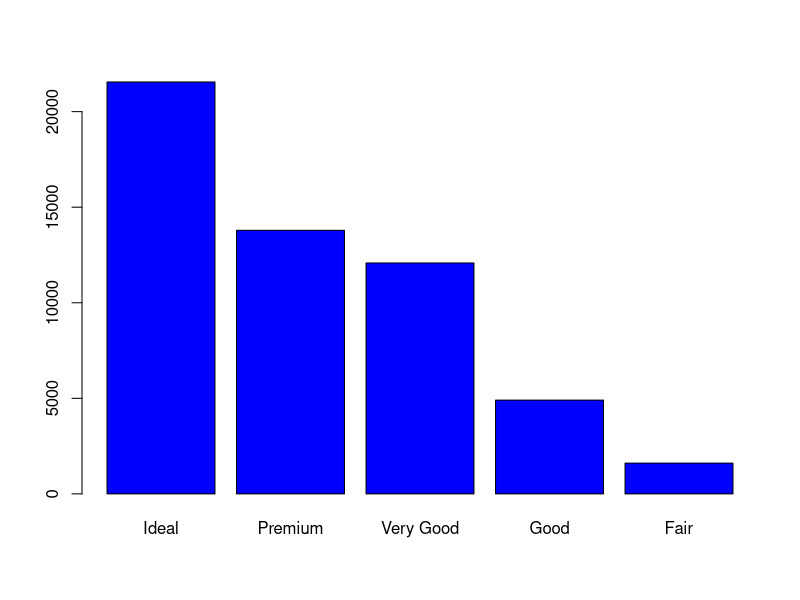
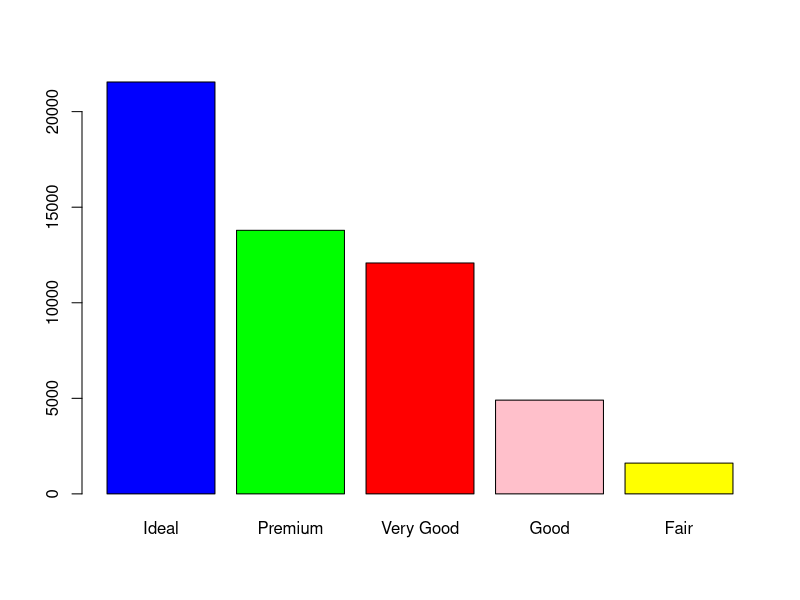
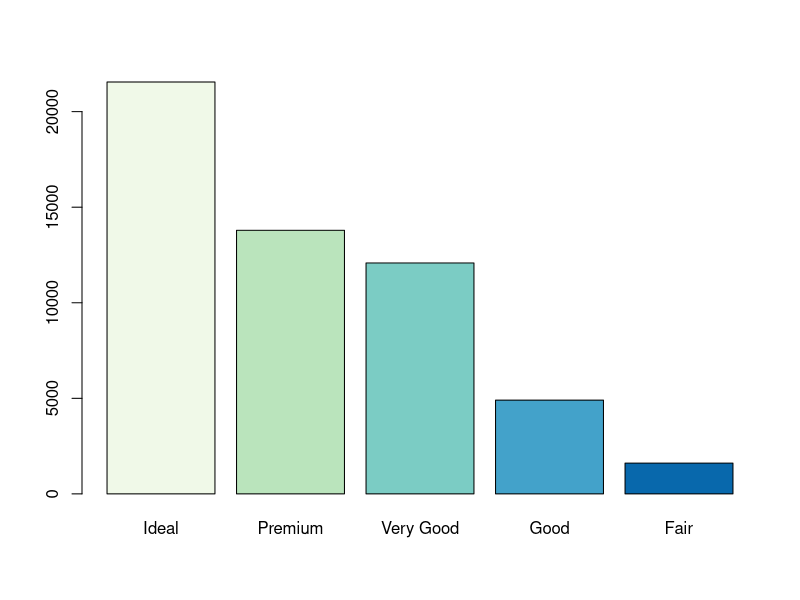
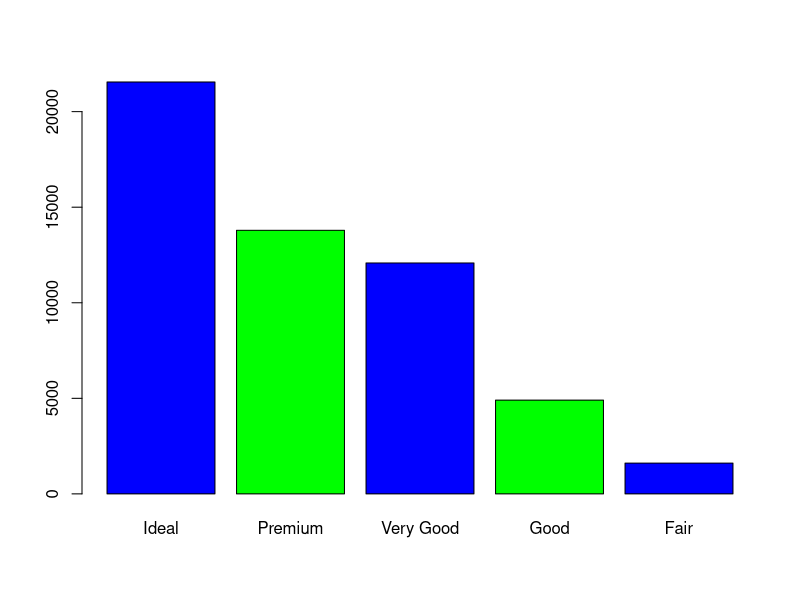
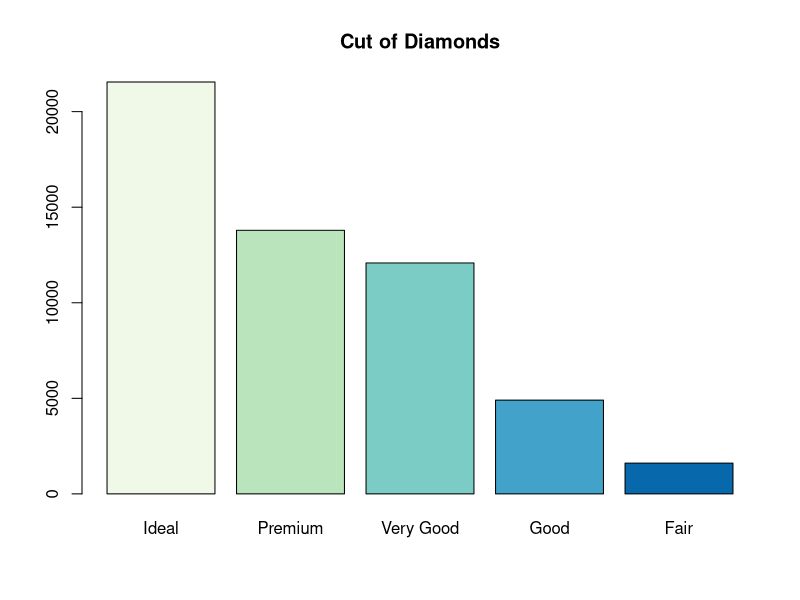
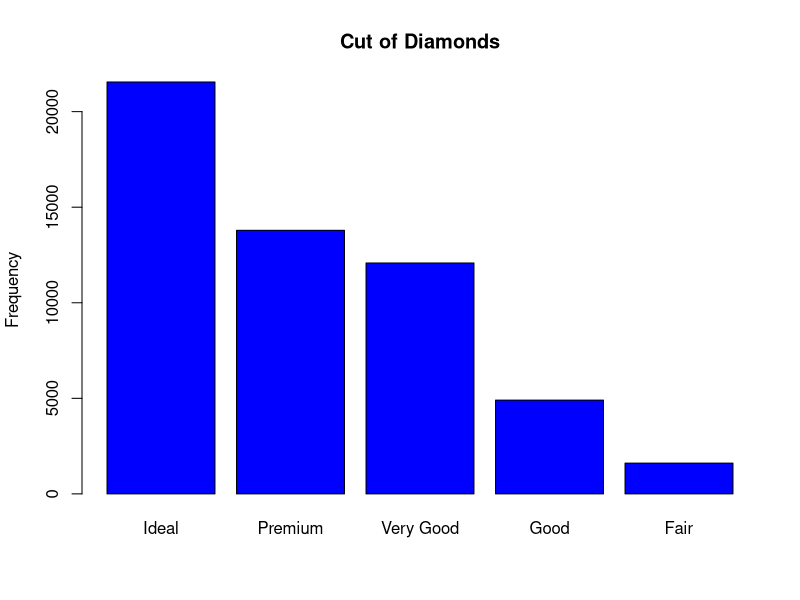
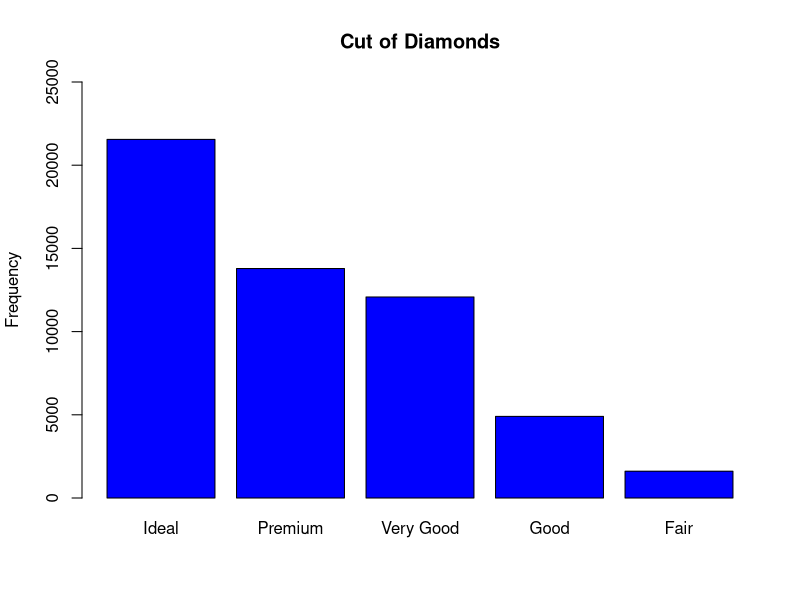
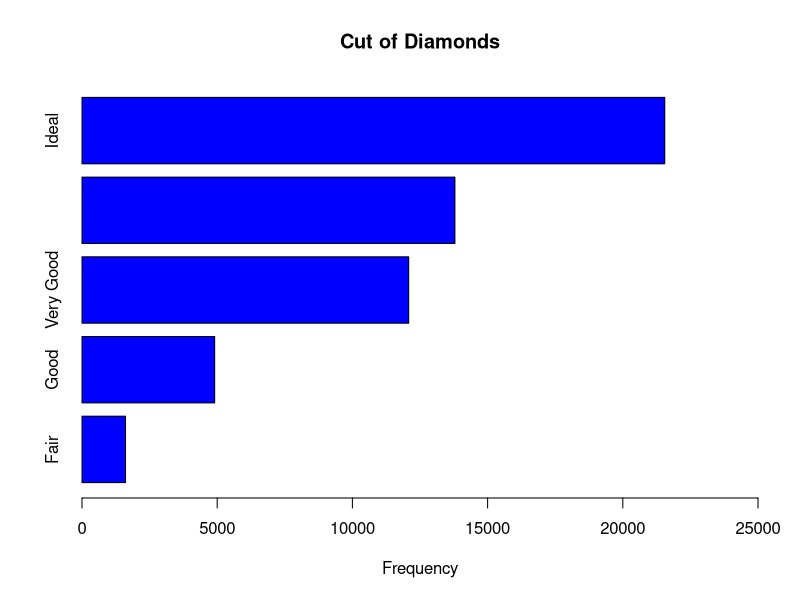

Reproduce these figures in R, in order.
# Data Analysis
# EDA(Exploratary Data Analysis)
# 기초 데이터 분석


# 패키지 설치 및 로딩
install.packages("ggplot2")
install.packages("RColorBrewer")
library(ggplot2)
library(RColorBrewer)



# 작업 공간 설정
setwd("C:/test/easy_r")


# 데이터 불러오기
#ggplot2::diamonds

diamonds <- ggplot2::diamonds


str(diamonds)

# 질적자료 : cut, color, clarity
# 양적자료 : carat, depth, table, price, x, y, z


# 1. 일변량(Uni-variate) 질적자료의 분석 ----
# 1.1. 표 = 빈도표(Frequency table) ----
# 1) 빈도(Frequency) ----
# table(data$variable)

table(diamonds$cut)          # 품질
table(diamonds$color) 
table(diamonds$clarity)      # 투명도



sort(table(diamonds$cut), decreasing = TRUE)
sort(table(diamonds$color), decreasing = TRUE)
sort(table(diamonds$clarity), decreasing = TRUE)


# for clause

for(i in 2:4) {
  print(sort(table(diamonds[ , i]), decreasing = TRUE))
}



for(i in c("cut", "color", "clarity")) {
  print(sort(table(diamonds[ , i]), decreasing = TRUE))
}
  

View(diamonds)


# 2) 백분율(Percent) ----
# prop.table(frequency) * 100  # 비율 테이블
# 소수점 한자리 까지 표현

prop.table(table(diamonds$cut)) * 100
round(sort(prop.table(table(diamonds$cut)) * 100, decreasing = TRUE), digits = 1)



round(sort(prop.table(table(diamonds$cut)), decreasing = TRUE) * 100, digits = 1)

str(diamonds)


colnames(diamonds)



# 문제1]


for(i in c("cut", "color", "clarity")) {
  print(sort(table(diamonds[ , i]), decreasing = TRUE))
  print(round(sort(prop.table(table(diamonds[ , i])) * 100, decreasing = TRUE), digits = 1))
  print("+++++++++++++++++++++++++++++++++++++++++++++++++++++++++++++++++++++++++++++++++++++")
}



# 1.2 Graph ----
# 1) 막대 그래프 (Bar Chart) ----
# barplot(frequency or percent)
# 막대 색상 : col = "color"
# 색상 패키지 : RColorBrewer
# 차트 제목 : main
# y축 제목 : ylab : a label for the x axis
# y축 눈금 : ylim : c(min, max) : limits for the y axis

?barplot

barplot(sort(table(diamonds$cut), decreasing = TRUE),
        col = "blue")



barplot(sort(table(diamonds$cut), decreasing = TRUE), 
        col = c("blue", "green", "red", "pink", "yellow"))


color.palatte <- RColorBrewer::brewer.pal(n = 5,
                                          name = "GnBu")

barplot(sort(table(diamonds$cut), decreasing = TRUE), 
        col =  color.palatte)


barplot(sort(table(diamonds$cut), decreasing = TRUE), 
        col = c("blue", "green"))


barplot(sort(table(diamonds$cut), decreasing = TRUE), 
        col = color.palatte,
        main = "Cut of Diamonds")


barplot(sort(table(diamonds$cut), decreasing = TRUE), 
        col = "blue",
        main = "Cut of Diamonds",
        ylab = "Frequency")



barplot(sort(table(diamonds$cut), decreasing = TRUE), 
        col  = "blue",
        main = "Cut of Diamonds",
        ylab = "Frequency",
        ylim = c(0, 25000))




# 가로 막대 그래프 : horiz = TRUE

barplot(sort(table(diamonds$cut), decreasing = FALSE), 
        col  = "blue",
        main = "Cut of Diamonds",
        xlab = "Frequency",
        xlim = c(0, 25000),
        horiz = TRUE)



# 문제2

for(i in c(c("cut", "color", "clarity"))) {
    barplot(sort(table(diamonds[, i]), decreasing = FALSE), 
        col   = "blue",
        main  = paste(i, "of Diamonds"),
        xlab  = "Frequency",
        xlim  = c(0, 25000),
        horiz = TRUE)
}




colnames(diamonds)

max(table(diamonds$clarity))

length(unique(diamonds$cut))



color.palatte <- RColorBrewer::brewer.pal(n = 5,
                                    name = "GnBu")


length(unique(diamonds[, "cut"]))


for(i in c("cut", "color", "clarity")) {
  
  barplot(sort(table(diamonds[, i]), decreasing = TRUE),
          col = color.palatte)
  
}


max(table(diamonds[, "cut"]))


for(i in 2:4) {
    
    size <- length(unique(diamonds[, i]))
    color.palatte <- RColorBrewer::brewer.pal(n = size, 
                                              name = "GnBu")
    
    max <- max(table(diamonds[, i]))
    
  
    barplot(sort(table(diamonds[, i]), decreasing = TRUE), 
          col   = color.palatte,
          main  =  paste(colnames(diamonds)[i], "Of Diamonds"),
          ylab  = "Frequency",
          ylim  = c(0, max + 5000),
          horiz = FALSE)
}




paste ("Love", "is", "choice.")

paste(1, 1, 1)

paste(1, 1, 1, sep = "-")


# 문제3
# var1, var2, var3 ... var100 출력하기

paste("var", seq(from = 1, to = 100, by = 2), sep = "")

paste("Var", 1:100, sep = "")



v1 <- "Love is choice."
toupper(v1)
tolower(v1)
casefold(v1,upper = FALSE)





# * 그래프 화면 분할하기 : mf(Multi Frame) ----
# 기본적으로 하나의 그래픽 화면에 하나의 그림만 출력
# par(mfrow = c(nrow, ncol))  : 행부터 그래프를 채움
# par(mfcol = c(nrow, ncol)) : 열부터 그래프를 채움


par(mfrow = c(3, 1))
# par(mfcol = c(1, 3))


for(i in 2:4) {
  barplot(sort(table(diamonds[, i]), decreasing = FALSE), 
          col   = "blue",
          main  =  paste(colnames(diamonds)[i], "Of Diamonds"),
          xlab  = "Frequency",
          xlim  = c(0, 25000),
          horiz = TRUE)
}






# 2) 원 그래프 (Pie Chart) ----
# pie(frequencey or percent)

?pie

pie(sort(table(diamonds$cut), decreasing = TRUE))


# 반지름 : radius = 0.8

pie(sort(table(diamonds$cut), decreasing = TRUE), radius = 1)


# 시계방향 : clockwise  = TRUE


pie(sort(table(diamonds$cut), decreasing = TRUE), 
    radius = 1, 
    clockwise = FALSE)



# 첫째 조각의 시작 각도 : init.angle
# init.angle = 0 : 반시계방향
# init.angle = 90 : 시계방향


# 문제
# 그래픽 화면을 3행 2열로 분할하고 
# 각 행에 각 질적 자료의 막대 그래프와 원 그래프가 출력되도록 한다.


?par
par(mfrow = c(3,2))



par(mfrow = c(3, 2))


colnames(diamonds)



for(i in c("cut", "color", "clarity")) {
  
  barplot(sort(table(diamonds[, i]), decreasing = TRUE),
          col = "blue",
          main = paste(i, "Of Diamonds"),
          ylab = "Frequency",
          ylim = c(0, 30000))
  
  
  
  
  pie(sort(table(diamonds[, i]), decreasing = TRUE),
      radius = 1,
      clockwise = TRUE,
      init.angle = 0)
  
 
}




for(i in 2:4) {
  barplot(sort(table(diamonds[, i]), decreasing = FALSE), 
          col   = "blue",
          main  =  paste(colnames(diamonds)[i], "Of Diamonds"),
          xlab  = "Frequency",
          xlim  = c(0, 25000),
          horiz = TRUE)
  
  pie(sort(table(diamonds[i]), decreasing = TRUE), 
      radius = 1, 
      clockwise = TRUE,
      init.angle = 90)
}


par(mfrow = c(1, 1))


# * pdf 파일에 그래프 저장하기 ----
# pdf(file = "directory/filename.pdf") : 저장 시작
# 그래프 작업
# dev.off() : 저장 끝
# dev :  Graphics Device


getwd()


#++++++++++++++++++++++++++++++++++++++++++++++++++++++++++++++++++++++++++++++++++++

pdf(file = "graphices.pdf")


for(i in c(c("cut", "color", "clarity"))) {
  barplot(sort(table(diamonds[, i]), decreasing = FALSE), 
          col   = "blue",
          main  = paste(i, "of Diamonds"),
          xlab  = "Frequency",
          xlim  = c(0, 25000),
          horiz = TRUE)
  
  pie(sort(table(diamonds[, i]), decreasing = TRUE), 
      radius = 1, 
      clockwise = TRUE,
      init.angle = 0 )
}

dev.off()

#++++++++++++++++++++++++++++++++++++++++++++++++++++++++++++++++++++++++++++++++++++



# 한페이지에 출력

pdf(file = "graphices2.pdf")
par(mfrow = c(3, 2))

for(i in c(c("cut", "color", "clarity"))) {
  barplot(sort(table(diamonds[, i]), decreasing = FALSE), 
          col   = "blue",
          main  = paste(i, "of Diamonds"),
          xlab  = "Frequency",
          xlim  = c(0, 25000),
          horiz = TRUE)
  
  pie(sort(table(diamonds[, i]), decreasing = TRUE), 
      radius = 1, 
      clockwise = TRUE,
      init.angle = 0 )
}



dev.off()



# +++++++++++++++++++++++++++++++++++++++++++++++++++++++++++++++++++++++


# 2. 일변량(Uni-variate) 양적자료의 분석 ----
# 구간을 만드는 방법
# 구간의 갯수
# Sturge's Formular


# 2.1. 표 - 빈도표 ----
# - 구간의 빈도, 백분율 

# * 범위 ----
# 1. 구간의 갯수 : Sturge's Formular
# 2. 범위 : 최대값 - 최소값
# 3. 구간의 폭 : 범위 / 구간의 갯수
# 4. 첫째 구간 : 최소값
# 5. 마지마 구간 : 최대값

# 1. 구간의 갯수 
interval.count <- 1 + 3.3 * log10(nrow(diamonds[, "carat"]))  # 16.61531
# interval.count <- 1 + 3.3 * log10(nrow(diamonds[, 2]))


# 2. 범위
carat.range <- diff(range(diamonds$carat))  # 4.81

# 3. 구간의 폭

interval.width <- carat.range / interval.count   # 0.2894921


# 4. 첫째 구간 : 최소값
min(diamonds$carat)


# 5. 마지마 구간 : 최대값
max(diamonds$carat)


diamonds$carat.group <- cut(diamonds$carat,
                            breaks = seq(from = 0, to = 5.1, by = 0.3),
                            right = FALSE)


View(diamonds)


prop.table(table(diamonds$carat.group)) * 100

sort(prop.table(table(diamonds$carat.group)) * 100, decreasing = TRUE)

round(sort(prop.table(table(diamonds$carat.group)) * 100, decreasing = TRUE), digits = 1)

View(round(sort(prop.table(table(diamonds$carat.group)) * 100, decreasing = TRUE), digits = 1))




# 2.2. 그래프 ----
# 1) 히스토그램 (Histogram) ----
# hist(data$variable, breaks = )


price.count <- (1 + 3.3) * log10(nrow(diamonds[, "price"])) #  20.34722

price.interval <- diff(range(diamonds$price)) # 18497

price.width <-  price.interval / price.count  # 1113.251 


range(diamonds$price)  # 326,  18823

18823 / 1113.251 



hist(diamonds$price)


hist(diamonds$price, 
     xlim = c(0, 20000)) # default : Sturge's fomular (구간설정)


hist(diamonds$price, 
     xlim = c(0, 20000),
     breaks = seq(from = 0, to = 20000, by = 5000))


# 구간의 갯수
hist(diamonds$price, 
     xlim = c(0, 20000),
     breaks = 20)



# 2) 상자그림 (BoxPlot) ----
# 양적 자료의 이상치 유무를 파악하기 위해 작성함
# boxplot(data$variable, range = , horizontal=)


boxplot(diamonds$price)
boxplot(diamonds$price, horizontal = TRUE)

age <- c(30, 28, 25, 24, 25, 24, 24, 24, 25, 23)
boxplot(age)



# boxplot(data$variable ~ data$variable)
# boxplot(양적자료 ~ 질적자료)


boxplot(diamonds$price ~ diamonds$cut)

boxplot(diamonds$price ~ diamonds$color)

boxplot(diamonds$price ~ diamonds$clarity)


# 참고 : IQR(Inter Quartile Range) : 사분위범위

price.boxplot <- boxplot(diamonds$price)
price.boxplot


# 이상치 갯수 및 최소, 최대값

str(price.boxplot)


length(price.boxplot$out)
min(price.boxplot$out)
max(price.boxplot$out)



# 참고 
# List의 slicing
# 1) list[index]
# 2) list[[index]]
# 3) list$variable

# quartile(data$variable) : 사분위수

quantile(diamonds$price)

quantile(diamonds$price)[2] # Q1
quantile(diamonds$price)[4] # Q3


quantile(diamonds$price)[2]  - (1.5 * IQR(diamonds$price)) 

quantile(diamonds$price)[4]  + 1.5 * IQR(diamonds$price)

max(diamonds$price)




result <- boxplot(diamonds$price)
str(result)

length(result$out)

quantile(diamonds$price)[2]
quantile(diamonds$price)[4]


quantile(diamonds$price)[2] - 1.5 * IQR(diamonds$price)
quantile(diamonds$price)[4] + 1.5 * IQR(diamonds$price)


# 3) 기술 통계량











































